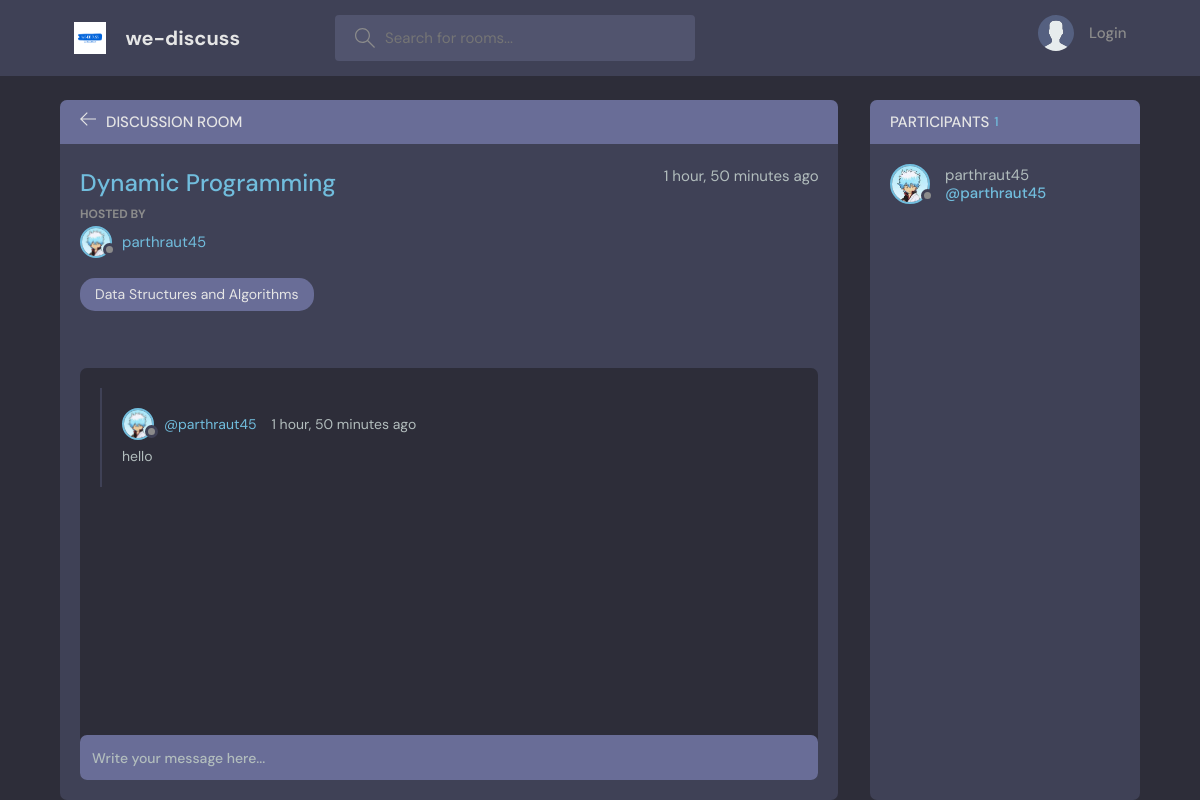
The page /room/1/ on the database its author committed.
### base/models.py (models this page shows, shortened)
class Room(models.Model):
    host =  models.ForeignKey(User, on_delete=models.SET_NULL,null=True)
    topic = models.ForeignKey(Topic, on_delete=models.SET_NULL,null=True)
    name = models.CharField(max_length=150)
    description = models.TextField(null=True , blank=True)
    participants = models.ManyToManyField(User , related_name='pariticipants' , blank=True)
    updated = models.DateTimeField(auto_now = True)
    created = models.DateTimeField(auto_now_add=True)
    class Meta:
        ordering = ['-updated' ,'-created' ]

class User(AbstractUser):
    name = models.CharField(max_length=200 , null=True)
    email = models.EmailField(null=True , unique=True)
    bio = models.TextField(null=True)
    avatar = models.ImageField(null=True , default="images.jpg")
    USERNAME_FIELD = 'email'
    REQUIRED_FIELDS = []

class Topic(models.Model):
    name = models.CharField(max_length=200)
    def __str__(self):
        return self.name

class Message(models.Model):
    user = models.ForeignKey(User, on_delete=models.CASCADE)
    room = models.ForeignKey(Room , on_delete=models.CASCADE)
    body = models.TextField()
    updated = models.DateTimeField(auto_now = True)
    created = models.DateTimeField(auto_now_add=True)
    class Meta:
        ordering = ['-updated' ,'-created' ]

### base/views.py (the view, shortened to what this page needs)
# urls.py: path('room/<str:prime>/',views.rooms , name = "room"),
def rooms(request , prime): #we are gonna have rooms to discuss a topic
    room = Room.objects.get(id = prime)
    room_messages = room.message_set.all().order_by('created')
    participants = room.participants.all()
    message = None
    data = {'room' : room , 'room_messages' : room_messages , 'participants' : participants ,'message' : message}
    return render(request , 'base/room.html',data)

### base/templates/base/room.html (shortened to what this page needs)
{% extends 'main.html' %}
{% block content %}
    <main class="profile-page layout layout--2">
      <div class="container">
        <div class="room">
          <div class="room__top">
            <div class="room__topLeft">
              <a href="{% url 'home' %}">
                <svg version="1.1" xmlns="http://www.w3.org/2000/svg" width="32" height="32" viewBox="0 0 32 32">
                  <title>arrow-left</title>
                  <path
                    d="M13.723 2.286l-13.723 13.714 13.719 13.714 1.616-1.611-10.96-10.96h27.625v-2.286h-27.625l10.965-10.965-1.616-1.607z"
                  ></path>
                </svg>
              </a>
              <h3>Discussion Room</h3>
            </div>
          </div>
          <div class="room__box scroll">
            <div class="room__header scroll">
              <div class="room__info">
                <h3>{{room.name}}</h3>
                <span>{{room.created|timesince}} ago</span>
              </div>
              <div class="room__hosted">
                <p>Hosted By</p>
                <a href="{% url 'user-profile' room.host.id %}" class="room__author">
                  <div class="avatar avatar--small">
                    <img src="{{room.host.avatar.url}}" />
                  </div>
                  <span>{{room.host.username}}</span>
                </a>
              </div>
              <span class="room__topics">{{room.topic}}</span>
            </div>
            <div class="room__conversation">
              <div class="threads scroll">
                {% for message in room_messages%}
                <div class="thread">
                  <div class="thread__top">
                    <div class="thread__author">
                      <a href="{% url 'user-profile' message.user.id %}" class="thread__authorInfo">
                        <div class="avatar avatar--small">
                          <img src="{{message.user.avatar.url}}" />
                        </div>
                        <span>@{{message.user.username}}</span>
                      </a>
                      <span class="thread__date">{{message.created|timesince}} ago</span>
                    </div>
                  </div>
                  <div class="thread__details">
                      {{message.body}}
                  </div>
                </div>
                {% endfor %}
              </div>
            </div>
          </div>
          <div class="room__message">
            <form action="" method = "POST">
              <input name="body" placeholder="Write your message here..." /></form>
          </div>
        </div>
        <div class="participants">
          <h3 class="participants__top">Participants <span>{{participants.count}}</span></h3>
          <div class="participants__list scroll">
            {% for user in participants %}
            <a href="{% url 'user-profile' user.id %}" class="participant">
              <div class="avatar avatar--medium">
                <img src="{{user.avatar.url}}" />
              </div>
              <p>
                {{user.username}}
                <span>@{{user.username}}</span>
              </p>
            </a>
            {% endfor %}
          </div>
        </div>
      </div>
    </main>
{% endblock content %}

### template/main.html (shortened to what this page needs)
<!DOCTYPE html>
{% load static %}
<html lang="en">
  <head>
    <link rel="stylesheet" href="{% static 'styles/style.css' %} " />
  </head>
  <body>
    {% include 'navbar.html' %}
    {% block content %}
    {% endblock %}
  </body>
</html>

### template/navbar.html (shortened to what this page needs)
{% load static %}
<header class="header header--loggedIn">
    <div class="container">
      <a href="{% url 'home' %}" class="header__logo">
        <img src="{% static 'images/logo.png' %}" />
        <h1>we-discuss</h1>
      </a>
      <form class="header__search" method="GET" action="{% url 'home' %}">
        <label>
          <input placeholder="Search for rooms..." />
        </label>
      </form>
      <nav class="header__menu">
        {% if request.user.is_authenticated %}
        <div class="header__user">
          <a href="{% url 'update-user' %}">
            <div class="avatar avatar--medium active">
              <img src="{{request.user.avatar.url}}" />
            </div>
            <p>{{request.user.username}}<span>@{{request.user.username}}</span></p>
          </a>
          <button class="dropdown-button">
            <svg version="1.1" xmlns="http://www.w3.org/2000/svg" width="32" height="32" viewBox="0 0 32 32">
              <title>chevron-down</title>
              <path d="M16 21l-13-13h-3l16 16 16-16h-3l-13 13z"></path>
            </svg>
          </button>
        </div>
        {% else %}
          <a href="{% url 'log' %}">
          <img src="{% static 'images/avatar.svg' %}" />
          <p>Login</p>
        </a>
        {% endif %}
      </nav>
    </div>
  </header>
</body>
</html>

### rows shown on the page
Room: name "Dynamic Programming", created "1 hour, 50 minutes", host.avatar (picture), host.username "parthraut45", topic "Data Structures and Algorithms"
Message: user.avatar (picture), user.username "parthraut45", created "1 hour, 50 minutes", body "hello"
User: avatar (picture), username "parthraut45"

### other values the page prints
{{ participants.count }} "1"
